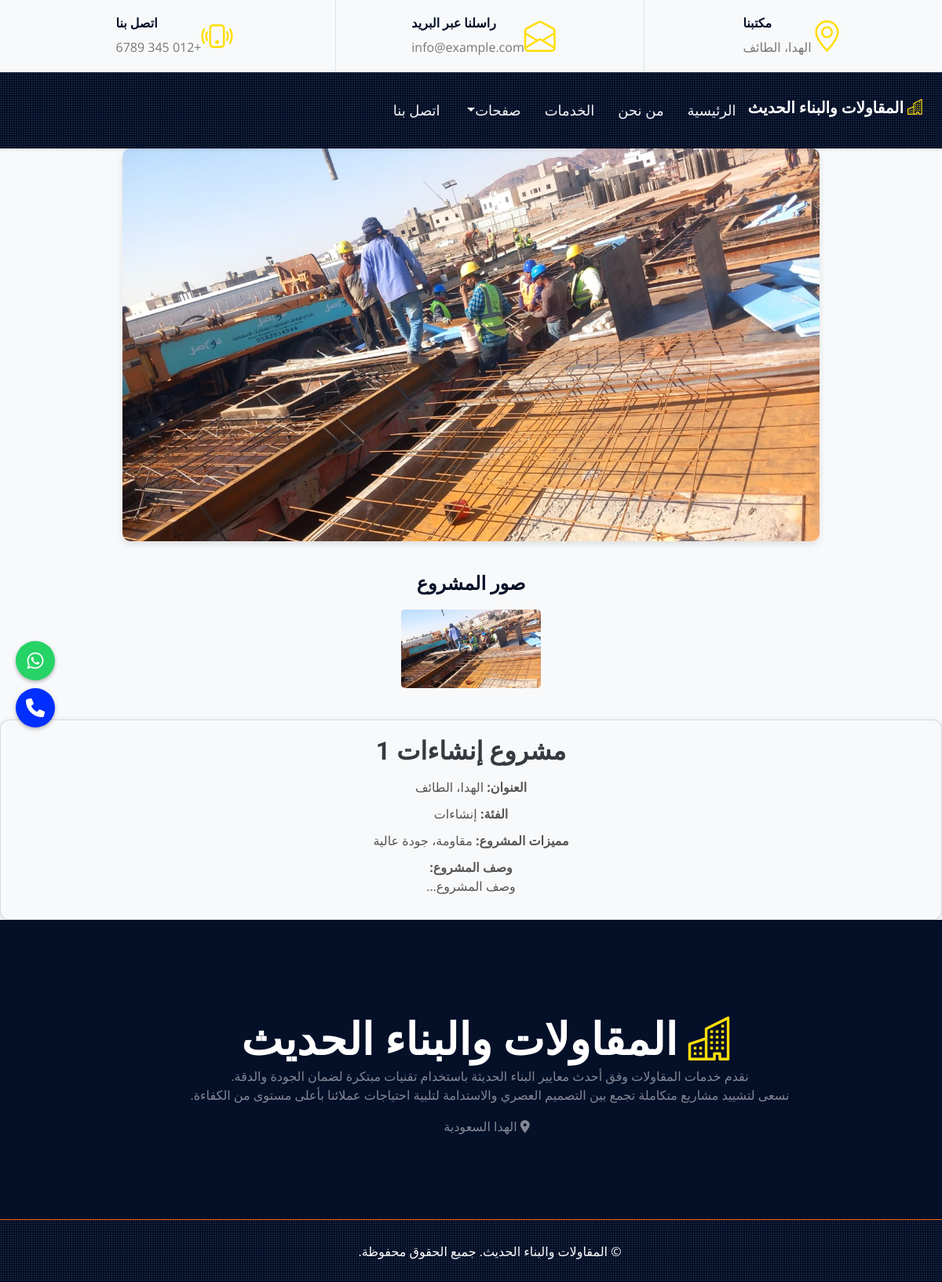
/project_details.php?id=1, run on the app's committed database.
### tables this page shows
CREATE TABLE `settings` (
  `id` int(11) NOT NULL,
  `site_title` varchar(255) NOT NULL,
  `description` text NOT NULL,
  `address` varchar(255) NOT NULL,
  `phone` varchar(50) NOT NULL,
  `whatsapp` varchar(50) NOT NULL,
  `copyright` text DEFAULT NULL,
  `favicon` varchar(255) DEFAULT NULL
);

CREATE TABLE `projects` (
  `id` int(11) NOT NULL,
  `category_id` int(11) NOT NULL,
  `name` varchar(255) NOT NULL,
  `address` varchar(255) NOT NULL,
  `features` text NOT NULL,
  `description` text NOT NULL
);

CREATE TABLE `categories` (
  `id` int(11) NOT NULL,
  `name` varchar(100) NOT NULL,
  `class_name` varchar(50) NOT NULL,
  `image` varchar(255) NOT NULL
);

### project_details.php (the view, shortened to what this page needs)
<?php
include("config.php");
?>
<?php
$id = intval($_GET['id'] ?? 0);
$sql = "SELECT p.*, c.name as category_name FROM projects p JOIN categories c ON p.category_id = c.id WHERE p.id = $id";
$result = mysqli_query($con, $sql);
$project = mysqli_fetch_assoc($result);
$images_res = mysqli_query($con, "SELECT image_path FROM project_images WHERE project_id = $id");
$images = [];
while ($row = mysqli_fetch_assoc($images_res)) {
    $images[] = $row['image_path'];
}
?>
<?php include("include/header.php");?>
<div class="main-image-container">
    <img id="mainImage" src="admin/uploads/<?php echo htmlspecialchars($images[0]); ?>" alt="Main Project Image" class="main-image">
</div>
<h4>صور المشروع</h4>
<div class="thumbnail-slider">
    <?php foreach ($images as $img_path): ?>
        <img src="admin/uploads/<?php echo htmlspecialchars($img_path); ?>" alt="Project Image" onclick="changeMainImage(this)">
    <?php endforeach; ?>
</div>
<div class="card project-card">
    <h2><?php echo htmlspecialchars($project['name']); ?></h2>
    <p><strong>العنوان:</strong> <?php echo htmlspecialchars($project['address']); ?></p>
    <p><strong>الفئة:</strong> <?php echo htmlspecialchars($project['category_name']); ?></p>
    <p><strong>مميزات المشروع:</strong> <?php echo nl2br(htmlspecialchars($project['features'])); ?></p>
    <p><strong>وصف المشروع:</strong><br><?php echo nl2br(htmlspecialchars($project['description'])); ?></p>
</div>
<?php include("include/footer.php");?>

### include/header.php (shortened to what this page needs)
<?php
include("config.php");
$query = mysqli_query($con, "SELECT * FROM settings LIMIT 1");
$settings = mysqli_fetch_assoc($query);
?>
<!DOCTYPE html>
<html lang="ar" dir="rtl">
<head>
    <link href="https://cdnjs.cloudflare.com/ajax/libs/font-awesome/5.15.0/css/all.min.css" rel="stylesheet">
    <link href="https://cdn.jsdelivr.net/npm/bootstrap-icons@1.4.1/font/bootstrap-icons.css" rel="stylesheet">
    <link href="lib/owlcarousel/assets/owl.carousel.min.css" rel="stylesheet">
    <link href="lib/tempusdominus/css/tempusdominus-bootstrap-4.min.css" rel="stylesheet" />
    <link href="lib/lightbox/css/lightbox.min.css" rel="stylesheet">
    <link href="css/bootstrap.min.css" rel="stylesheet">
    <link href="css/style.css" rel="stylesheet">
  <link rel="stylesheet" href="https://cdnjs.cloudflare.com/ajax/libs/font-awesome/6.4.0/css/all.min.css">
</head>
<body>
<div class="fixed-icons">
  <a href="https://wa.me/<?php echo $settings['whatsapp']; ?>" target="_blank" title="واتساب">
    <i class="fab fa-whatsapp"></i>
  </a>
  <a href="tel:<?php echo $settings['phone']; ?>" class="phone" style="background-color:#002fff" title="اتصال">
    <i class="fas fa-phone"></i>
  </a>
</div>
    <div class="container-fluid ps-5 pe-0 d-none d-lg-block">
        <div class="row gx-5">
            <div class="col-lg-4 text-center py-3">
                <div class="d-inline-flex align-items-center">
                    <i class="bi bi-geo-alt fs-1 text-primary me-3"></i>
                    <div class="text-start">
                        <h6 class="text-uppercase fw-bold">مكتبنا</h6>
                        <span>الهدا، الطائف</span>
                    </div>
                </div>
            </div>
            <div class="col-lg-4 text-center border-start border-end py-3">
                <div class="d-inline-flex align-items-center">
                    <i class="bi bi-envelope-open fs-1 text-primary me-3"></i>
                    <div class="text-start">
                        <h6 class="text-uppercase fw-bold">راسلنا عبر البريد</h6>
                        <span>info@example.com</span>
                    </div>
                </div>
            </div>
            <div class="col-lg-4 text-center py-3">
                <div class="d-inline-flex align-items-center">
                    <i class="bi bi-phone-vibrate fs-1 text-primary me-3"></i>
                    <div class="text-start">
                        <h6 class="text-uppercase fw-bold">اتصل بنا</h6>
                        <span>+012 345 6789</span>
                    </div>
                </div>
            </div>
        </div>
    </div>
<div class="container-fluid sticky-top bg-dark bg-light-radial shadow-sm ps-5 pe-0 pe-lg-0">
    <nav class="navbar navbar-expand-lg bg-dark bg-light-radial navbar-dark py-3 py-lg-0">
        <a href="index.php" class="navbar-brand">
            <h5 class=" text-white">
                <i class="bi bi-building text-primary me-2"></i>
                 <?php echo $settings['site_title']; ?></h5>
        </a>
        <div class="collapse navbar-collapse" id="navbarCollapse">
            <div class="navbar-nav ms-auto py-0">
                <a href="index.php" class="nav-item nav-link <?php echo basename($_SERVER['PHP_SELF']) == 'index.php' ? 'active' : ''?>">الرئيسية</a>
                <a href="about.php" class="nav-item nav-link <?php echo basename($_SERVER['PHP_SELF']) == 'about.php' ? 'active' : ''?>">من نحن</a>
                <a href="service.php" class="nav-item nav-link <?php echo basename($_SERVER['PHP_SELF']) == 'service.php' ? 'active' : ''?>">الخدمات</a>
                <div class="nav-item dropdown">
                    <a href="#" class="nav-link dropdown-toggle" data-bs-toggle="dropdown">صفحات</a>
                </div>
                <a href="contact.php" class="nav-item nav-link <?php echo basename($_SERVER['PHP_SELF']) == 'contact.php' ? 'active' : ''?>">اتصل بنا</a>
            </div>
        </div>
    </nav>
</div>

### include/footer.php (shortened to what this page needs)
<?php
$query = mysqli_query($con, "SELECT * FROM settings LIMIT 1");
$settings = mysqli_fetch_assoc($query);
?>
<div class="footer container-fluid position-relative  bg-dark text-center text-white-50 py-6 ps-5 pe-0">
    <div class="row g-5">
        <div class="col-lg-12 pe-lg-6">
            <a href="index.html" class="navbar-brand">
                <h1 class="m-0 display-4 text-uppercase text-white">
                    <i class="bi bi-building text-primary me-2"></i> <?php echo $settings['site_title']; ?></h1>
            </a>
<p><?php echo nl2br($settings['description']); ?></p>
<p><i class="fa fa-map-marker-alt me-2"></i> <?php echo $settings['address']; ?></p>
        </div>
    </div>
</div>
    <div class="container-fluid bg-dark bg-light-radial text-center text-white border-top border-primary px-0 centered-container">
        <div class="d-flex flex-column flex-md-row justify-content-between">
            <div class="py-4 ps-5 pe-0 text-center text-md-start">
<p class="mb-0">
  <?php echo $settings['copyright']; ?>
</p>            </div>
        </div>
    </div>
</body>
</html>

### css/style.css (style rules this page uses)
:root { --primary: #ffde08; --secondary: #FDBE33; --light: #F4F6F8; --dark: #040F28; }
.py-6 { padding-top: 90px; padding-bottom: 90px; }
.bg-light-radial { background-image: -webkit-repeating-radial-gradient(center center, rgba(256, 256, 256, 0.2), rgba(256, 256, 256, 0.2) 1px, transparent 1px, transparent 100%); background-image: -moz-repeating-radial-gradient(center center, rgba(256, 256, 256, 0.2), rgba(256, 256, 256, 0.2) 1px, transparent 1px, transparent 100%); background-image: -ms-repeating-radial-gradient(center center, rgba(256, 256, 256, 0.2), rgba(256, 256, 256, 0.2) 1px, transparent 1px, transparent 100%); background-image: -o-repeating-radial-gradient(center center, rgba(256, 256, 256, 0.2), rgba(256, 256, 256, 0.2) 1px, transparent 1px, transparent 100%); background-image: repeating-radial-gradient(center center, rgba(256, 256, 256, 0.2), rgba(256, 256, 256, 0.2) 1px, transparent 1px, transparent 100%); background-size: 3px 3px; }
.navbar-dark .navbar-nav .nav-link { position: relative; padding: 35px 15px; font-size: 18px; text-transform: uppercase; color: var(--light); outline: none; transition: .5s; }
@media (min-width: 992px) { .footer::after { content: ""; width: 1px; height: 100%; top: 0; left: 50%; background: var(--primary) } }

### include/header.php (style rules this page uses)
.fixed-icons { position: fixed; top: 50%; left: 20px; z-index: 9999; display: flex; flex-direction: column; gap: 10px; }
.fixed-icons a { display: flex; align-items: center; justify-content: center; width: 50px; height: 50px; border-radius: 50%; background-color: #25D366; color: white; text-decoration: none; font-size: 24px; box-shadow: 0 2px 5px rgba(0,0,0,0.3); }
* { margin: 0; padding: 0; box-sizing: border-box; }
html, body { width: 100%; height: 100%; margin: 0; padding: 0; overflow-x: hidden; background-color: #f8f9fa; }
body { background-color: #f8f9fa; direction: rtl; text-align: right; overflow-x: hidden; }
.row { display: flex; flex-wrap: wrap; margin-inline: -15px; }

### project_details.php (style rules this page uses)
.main-image-container { text-align: center; margin-bottom: 20px; }
.main-image { max-width: 100%; max-height: 500px; border-radius: 10px; box-shadow: 0 4px 10px rgba(0, 0, 0, 0.1); }
.thumbnail-slider { display: flex; overflow-x: auto; gap: 10px; padding: 10px; justify-content: center; }
.thumbnail-slider img { max-height: 100px; border-radius: 5px; cursor: pointer; transition: transform 0.2s; }
.project-card { background-color: #f8f9fa; padding: 20px; border-radius: 12px; box-shadow: 0 2px 8px rgba(0, 0, 0, 0.1); margin-top: 30px; direction: rtl; text-align: center; }
.project-card h2 { color: #343a40; margin-bottom: 15px; }
.project-card p { font-size: 16px; color: #555; margin-bottom: 10px; }
h4 { text-align: center; margin-top: 40px; font-weight: bold; }

### include/footer.php (style rules this page uses)
.centered-container { display: flex; justify-content: center; align-items: center; height: 10vh; }

### data on the page
settings: site_title "المقاولات والبناء الحديث", description "نقدم خدمات المقاولات وفق أحدث معايير البناء الحديثة باستخدام تقنيات مبتكرة لضمان الجودة والدقة. نسعى لتشييد مشاريع متكاملة تجمع بين التصميم العصري والاستدامة لتلبية احتياجات عملائنا بأعلى مستوى من الكفاءة.", address "الهدا السعودية", copyright "© المقاولات والبناء الحديث. جميع الحقوق محفوظة."
projects: name "مشروع إنشاءات 1", address "الهدا، الطائف", category.name "إنشاءات", features "مقاومة، جودة عالية", description "وصف المشروع..."
